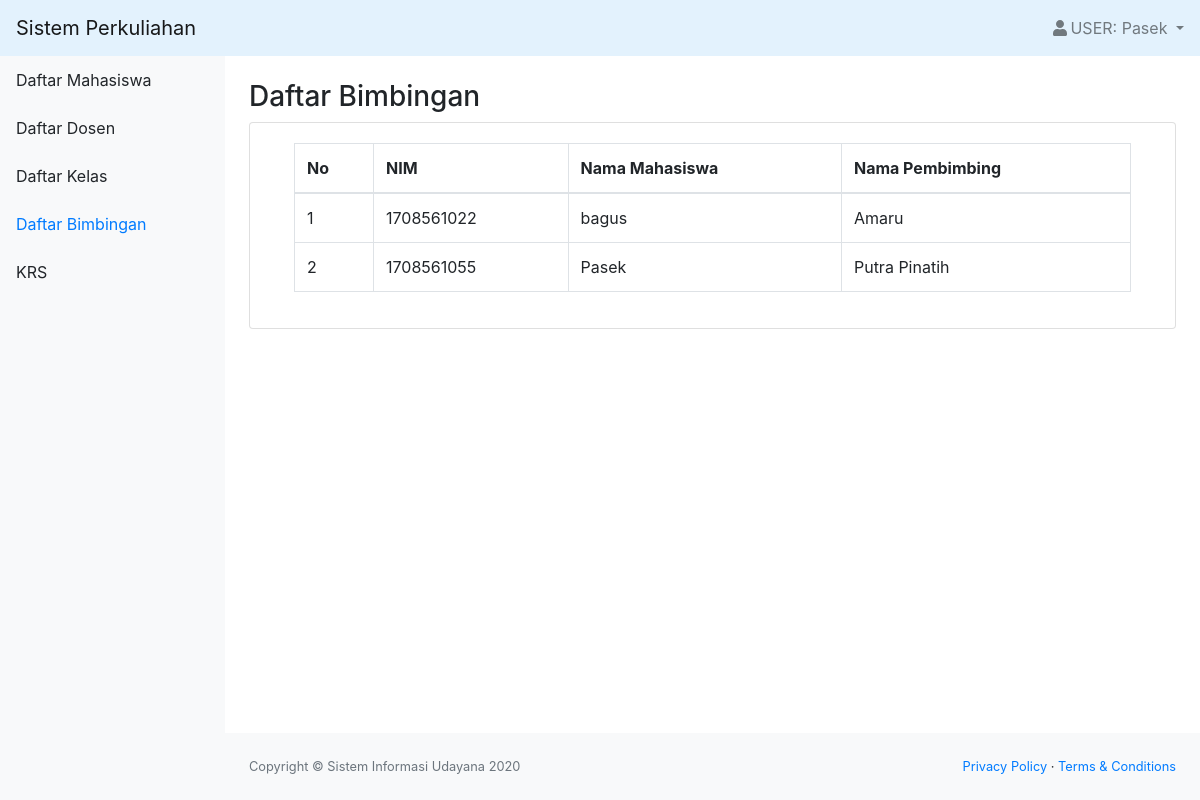
Page /bimbingan.php (signed in) on the committed database.
### tables this page shows
CREATE TABLE `bimbingan` (
  `id_bimbingan` int(11) NOT NULL,
  `id_dosen` int(11) NOT NULL,
  `id_mahasiswa` int(11) NOT NULL
);

CREATE TABLE `mahasiswa` (
  `id_mahasiswa` int(11) NOT NULL,
  `role` char(1) NOT NULL,
  `nim` char(10) NOT NULL,
  `nama` varchar(50) NOT NULL,
  `email` varchar(50) NOT NULL,
  `alamat` varchar(50) NOT NULL,
  `tanggal_lahir` date NOT NULL,
  `status` varchar(20) NOT NULL,
  `password` varchar(300) NOT NULL
);

CREATE TABLE `dosen` (
  `id_dosen` int(11) NOT NULL,
  `role` char(1) NOT NULL,
  `nip` varchar(25) NOT NULL,
  `nidn` char(10) NOT NULL,
  `nama` varchar(50) NOT NULL,
  `email` varchar(50) NOT NULL,
  `alamat` varchar(50) NOT NULL,
  `tanggal_lahir` date NOT NULL,
  `status` varchar(20) NOT NULL,
  `password` varchar(300) NOT NULL
);

### bimbingan.php (the view, shortened to what this page needs)
<?php
include "function.php";
$queryBimbingan = mysqli_query($koneksi, "SELECT bimbingan.id_bimbingan as id_bimbingan, mahasiswa.nim, dosen.nama as namados, mahasiswa.nama as namamah FROM bimbingan INNER JOIN dosen ON bimbingan.id_dosen=dosen.id_dosen INNER JOIN mahasiswa ON bimbingan.id_mahasiswa=mahasiswa.id_mahasiswa ORDER BY mahasiswa.nim asc");
$nama = $_SESSION['nama'];
$role = $_SESSION['role'];
?>
<!DOCTYPE html>
<html lang="en">
    <head>
        <link href="css/styles.css" rel="stylesheet" />
        <link href="https://cdn.datatables.net/1.10.20/css/dataTables.bootstrap4.min.css" rel="stylesheet" />
    </head>
    <body class="sb-nav-fixed">
        <nav class="sb-topnav navbar navbar-light" style="background-color: #e3f2fd;">
            <a class="navbar-brand" href="index.php">Sistem Perkuliahan</a>
            <ul class="navbar-nav ml-auto">
                <li class="nav-item dropdown">
                    <a class="nav-link dropdown-toggle" id="userDropdown" href="#" role="button" data-toggle="dropdown" aria-haspopup="true" aria-expanded="false"><i class="fas fa-user fa-fw"></i>USER: <?= $nama; ?> </a>
                </li>
            </ul>
        </nav>
        <div id="layoutSidenav">
            <div id="layoutSidenav_nav">
                <nav class="sb-sidenav accordion sb-sidenav-light" id="sidenavAccordion">
                    <div class="sb-sidenav-menu">
                        <div class="nav">
                            <a class="nav-link" href="mahasiswa.php">Daftar Mahasiswa</a>
                            <a class="nav-link" href="dosen.php">Daftar Dosen</a>
                            <a class="nav-link" href="kelas.php">Daftar Kelas</a>
                            <a class="nav-link active" href="bimbingan.php">Daftar Bimbingan</a>
                            <?php if($role == "1") { ?>
                            <a class="nav-link" href="krs.php"
                                >
                                KRS</a>
                            <?php } ?>
                        </div>
                    </div>
                </nav>
            </div>
            <div id="layoutSidenav_content">
                <main>
                    <div class="container-fluid">
                        <h3 class="mt-4">Daftar Bimbingan</h3>
                        <div class="card mb-4">
                            <div class="card-body">
                                <div class="table-responsive">
                                    <div class="container">
                                        <table class="table table-bordered" id="dataTable" width="100%" cellspacing="0">
                                            <thead>
                                                <tr>
                                                    <th class="col-sm-auto">No</th>
                                                    <th class="col-sm-auto">NIM</th>
                                                    <th class="col-sm-auto">Nama Mahasiswa</th>
                                                    <th class="col-sm-auto">Nama Pembimbing</th>
                                                </tr>
                                            </thead>
                                            <?php $i=1;
                                            foreach ($queryBimbingan as $data) : ?>
                                                <tr>
                                                    <td><?= $i++; ?></td>
                                                    <td><?= $data['nim']; ?></td>
                                                    <td><?= $data['namamah']; ?></td>
                                                    <td><?= $data['namados']; ?></td>
                                                </tr>
                                                    <?php endforeach; ?>
                                        </table>
                                    </div>
                                </div>
                            </div>
                        </div>
                    </div>
                </main>
                <footer class="py-4 bg-light mt-auto">
                    <div class="container-fluid">
                        <div class="d-flex align-items-center justify-content-between small">
                            <div class="text-muted">Copyright &copy; Sistem Informasi Udayana 2020</div>
                            <div>
                                <a href="#">Privacy Policy</a>
                                &middot;
                                <a href="#">Terms &amp; Conditions</a>
                            </div>
                        </div>
                    </div>
                </footer>
            </div>
        </div>
    </body>
</html>

### rows in the picture
bimbingan: id_mahasiswa.nim "1708561022", id_mahasiswa.nama "bagus", id_dosen.nama "Amaru"
bimbingan: id_mahasiswa.nim "1708561055", id_mahasiswa.nama "Pasek", id_dosen.nama "Putra Pinatih"

### other values in the picture
$nama "Pasek"
